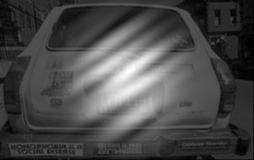
%> input picture ImagesElaboration/mlab4/auto.jpg, 254 x 160 px
$ octave targa.m   (GNU Octave 9; MATLAB toolbox functions it lacks are replaced by stand-ins)
%> lines starting %> are read from the running program, lines starting %| are printed output that depends on the picture
im	= imread( 'auto.jpg' );
%> im is the input picture: size 160x254 uint8; min 0, max 255, mean 73.5
im	= double( im );
%> im: size 160x254 double
figure,imagesc(im),colormap gray;
title('Immagine originale');
pause;
IM	= fftshift( fft2(im) );
figure, imagesc(log(1+abs(IM))); colormap gray;
title('Trasformata di Fourier');
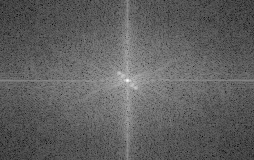
%> displayed picture: size 160x254x3, on the screen's scale of 0 to 255; min 0, max 255, mean 94.9
pause;
midwx	= 128;
midwy	= 81;
sz	= 3;
for i = 2 : 75
	IM( midwy-i-sz:midwy-i+sz, midwx-i-sz:midwx-i+sz ) = 0;
	IM( midwy+i-sz:midwy+i+sz, midwx+i-sz:midwx+i+sz ) = 0;
end
figure, imagesc(log(1+abs(IM))); colormap gray;
title('Trasformata di Fourier filtrata');
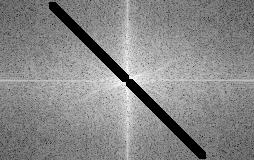
%> displayed picture: size 160x254x3, on the screen's scale of 0 to 255; min 0, max 255, mean 134.7
pause;
im2	= ( ifft2(fftshift(IM)) );
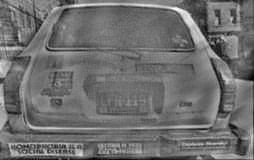
%> im2: size 160x254 double; min -41.58, max 53.68, mean 0; drawn with min black and max white
im2	= real( im2 );
im2	= im2 - min(im2(:));
im2	= im2 / max(im2(:));
figure, imagesc( im2, [0 1] ); axis image off;
colormap gray; title('immagine ricostruita');
pause;

filt=[    0.00391 0.0 -0.03516 -0.06250 -0.03516 0.0  0.00391 ; ...
     0.00000 0.0  0.00000  0.00000  0.00000 0.0  0.00000     ; ...
    -0.03516 0.0  0.31641  0.56250  0.31641 0.0 -0.03516; ...
    -0.06250 0.0  0.56250  1.00000  0.56250 0.0 -0.06250; ...
    -0.03516 0.0  0.31641  0.56250  0.31641 0.0 -0.03516; ...
     0.00000 0.0  0.00000  0.00000  0.00000 0.0  0.00000; ...
     0.00391 0.0 -0.03516 -0.06250 -0.03516 0.0  0.00391];

%%% UPSAMPLE BY 2x

[ydim,xdim]     =  size(im2);
%> ydim = 160; xdim = 254
im22             = zeros( 2*ydim, 2*xdim );
im22(1:2:2*ydim, 1:2:2*xdim) = im2;
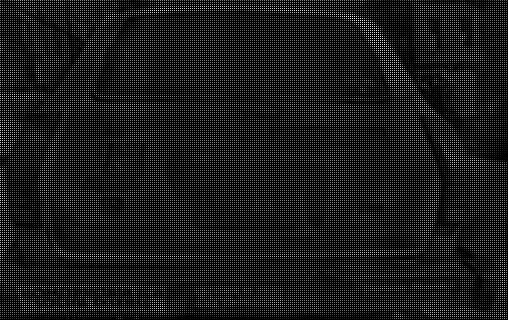
%> im22: size 320x508 double; min 0, max 1, mean 0.109
im22             = conv2( im22, filt, 'same' );
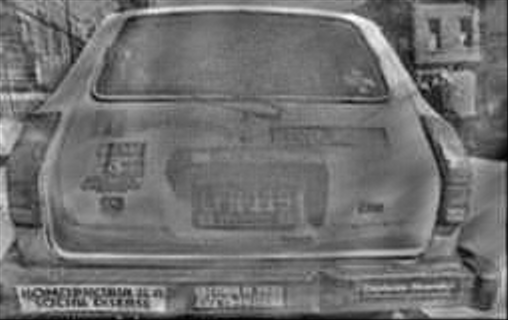
%> im22: size 320x508 double; min -0.0122, max 1, mean 0.436; drawn with min black and max white

figure, imagesc( im22, [0 1] ); axis image off;
colormap gray; title('immagine ricostruita con  upsampling');
pause;


gain=15; % aumenta il contrasto
cutoff=0.5; %valore iniziale
%> (the run ends here)
